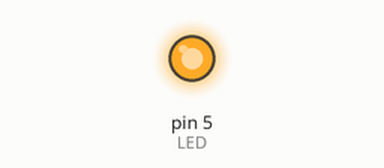
The sketch below on a simulated Arduino Uno, built with avr-gcc and run on an emulated ATmega328P. On the bench: output pins drawn as LEDs (lit = HIGH).

Above: at 0.1 s.
Timing chart, 0 to 1.6 s (numbered marks = the images above):
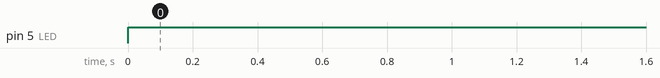

Measured:
- by itself, pin 5 (LED): LOW → HIGH at 0.00 s

The sketch:

pin_toggle_withoutif.ino
```cpp
/*
* Pin toggling without using if condition
* Author : Akshul
* Created On : 11 July 21

* Memory usage -
Sketch uses 1734 bytes (5%) of program storage space.
Global variables use 249 bytes (12%) of dynamic memory
*/

#define LED 5
bool led_state = 0;  // initializing using bool as the variable will toggle between 1 and 0 only

void setup()
{
	pinMode(LED, OUTPUT);
	Serial.begin(9600);
}

void loop()
{
	led_state = Serial.read();
	digitalWrite(LED, led_state);
}
```
